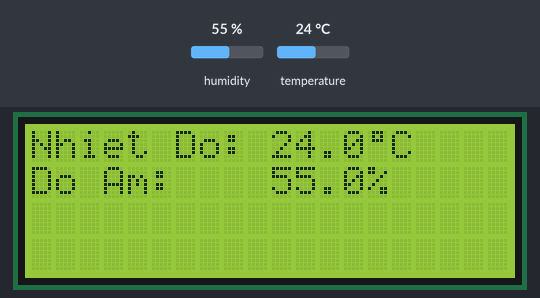
A sketch run on a simulated Arduino Uno, built with avr-gcc and run on an emulated ATmega328P. Shown: 20×4 character LCD. Wiring (inferred from the names in the program): DHT11 sensor: data pin 6. The test bench sets the inputs (shaded band); at power-on: humidity 55 %, temperature 24 °C. What the sketch prints to the serial monitor is not drawn.

Above: at 1.2 s.
1.3 s: humidity set to 22 %
At 2.2 s:
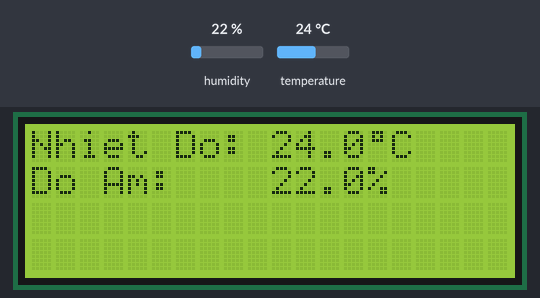
3.2 s: temperature set to 12 °C
At 4.3 s:
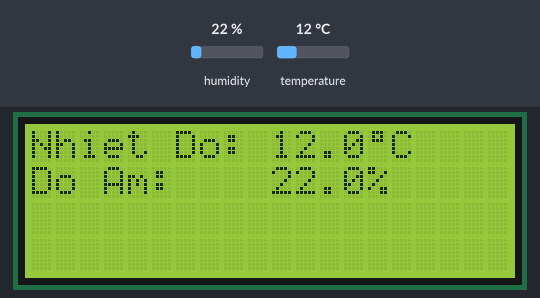
4.9 s: humidity set to 40 %
At 6.2 s:
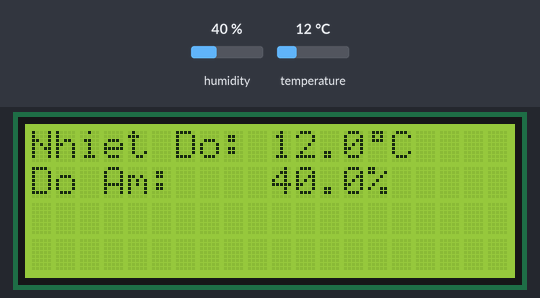
6.5 s: temperature set to 19 °C
Timing chart, 0 to 9.2 s (numbered marks = the images above; inputs shaded):
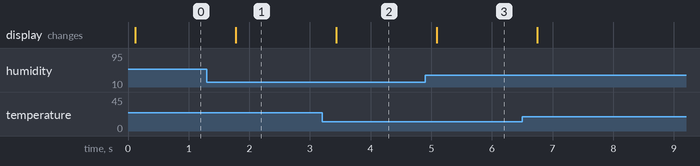

The sketch:

dhtLcd.ino
```cpp
#include <dht.h>
#include <Wire.h>
#include <LiquidCrystal_I2C.h>
#define DHTPIN 6
dht DHT;
LiquidCrystal_I2C lcd(0x27,20,4);
byte degree[8] = {
  0B01110,
  0B01010,
  0B01110,
  0B00000,
  0B00000,
  0B00000,
  0B00000,
  0B00000
};
void setup() {
  Serial.begin(9600);
  lcd.init();
  lcd.backlight();
  lcd.createChar(1, degree);
}
void loop() {
  int chk = DHT.read11(DHTPIN);
  lcd.setCursor(0,0);
  lcd.print("Nhiet Do: ");
  lcd.setCursor(10,0);
  lcd.print(DHT.temperature,1);
  lcd.write(1);
  lcd.print("C");
  /////////////////////////////////
  lcd.setCursor(0,1);
  lcd.print("Do Am: ");
  lcd.setCursor(10,1);
  lcd.print(DHT.humidity,1);
  lcd.print("%");
  ////////////////////////////////
  Serial.print(DHT.humidity,1);
  Serial.print(",\t");
  Serial.println(DHT.temperature,1);
  delay(500);
}
```

Measured:
- after the input at 1.3 s, the display: changes after 0.48 s (image 1)
- after the input at 3.2 s, the display: changes after 0.24 s (image 2)
- after the input at 4.9 s, the display: changes after 0.19 s (image 3)
